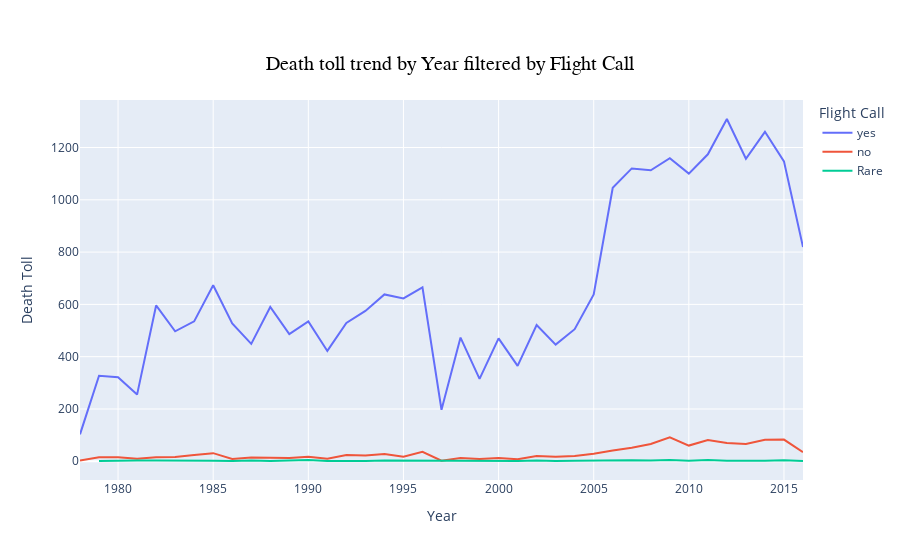

Notebook code for this chart:
### Markdown cell above
#### Death toll distribution by "Date - Year" filtered by "Flight Call"
- "Flight Call" - Does the bird use a flight call - yes or no

- From the plot below, we can observe that the deaths in the birds which does the "Flight Call" rarely or never, is very low
- It is evident that the deaths are caused only in birds which use "Flight Call" during migration

### Code cell
merged_data['Date_year'] = merged_data['Date'].dt.strftime('%Y')
date_toll = merged_data[['Date_year', 'Flight Call']].dropna(axis='rows', how='any').pivot_table(index = ['Date_year', 'Flight Call'], aggfunc ='size').reset_index().sort_values('Date_year', ascending=False)
date_toll.columns = ['Date_year', 'Flight Call', 'Death_Toll']
date_toll.head()


fig = px.line(date_toll, x='Date_year', y='Death_Toll', color='Flight Call', 
              labels={
                     "Date_year": "Year",
                     "Death_Toll": "Death Toll",
                 },
              title="Death toll trend by Year filtered by Flight Call")

fig.update_layout(title=dict(
                    x=0.5,
                    y=0.9,
                    font=dict(
                    family="Arial",
                    size=20,
                    color='#000000'
                    )))

# Show plot 
fig.show()

### Figure 1 — Plotly figure (JSON) as saved in the notebook; plotly's stock layout.template omitted (floating-point values rounded to 4 significant figures)
{"data": [{"hovertemplate": "Flight Call=yes<br>Year=%{x}<br>Death Toll=%{y}<extra></extra>", "legendgroup": "yes", "line": {"color": "#636efa", "dash": "solid"}, "mode": "lines", "name": "yes", "orientation": "v", "showlegend": true, "type": "scatter", "x": ["2016", "2015", "2014", "2013", "2012", "2011", "2010", "2009", "2008", "2007", "2006", "2005", "2004", "2003", "2002", "2001", "2000", "1999", "1998", "1997", "1996", "1995", "1994", "1993", "1992", "1991", "1990", "1989", "1988", "1987", "1986", "1985", "1984", "1983", "1982", "1981", "1980", "1979", "1978"], "xaxis": "x", "y": [819, 1147, 1260, 1157, 1309, 1174, 1100, 1159, 1113, 1120, 1046, 638, 505, 446, 521, 365, 470, 315, 473, 197, 665, 623, 638, 575, 529, 422, 535, 486, 590, 449, 527, 673, 535, 497, 596, 255, 321, 327, 103], "yaxis": "y"}, {"hovertemplate": "Flight Call=no<br>Year=%{x}<br>Death Toll=%{y}<extra></extra>", "legendgroup": "no", "line": {"color": "#EF553B", "dash": "solid"}, "mode": "lines", "name": "no", "orientation": "v", "showlegend": true, "type": "scatter", "x": ["2016", "2015", "2014", "2013", "2012", "2011", "2010", "2009", "2008", "2007", "2006", "2005", "2004", "2003", "2002", "2001", "2000", "1999", "1998", "1997", "1996", "1995", "1994", "1993", "1992", "1991", "1990", "1989", "1988", "1987", "1986", "1985", "1984", "1983", "1982", "1981", "1980", "1979", "1978"], "xaxis": "x", "y": [35, 83, 82, 66, 70, 81, 60, 92, 66, 52, 41, 29, 20, 17, 20, 8, 12, 9, 12, 2, 36, 17, 28, 22, 24, 10, 17, 12, 13, 14, 9, 31, 24, 16, 15, 10, 15, 15, 3], "yaxis": "y"}, {"hovertemplate": "Flight Call=Rare<br>Year=%{x}<br>Death Toll=%{y}<extra></extra>", "legendgroup": "Rare", "line": {"color": "#00cc96", "dash": "solid"}, "mode": "lines", "name": "Rare", "orientation": "v", "showlegend": true, "type": "scatter", "x": ["2016", "2015", "2014", "2013", "2012", "2011", "2010", "2009", "2008", "2007", "2005", "2004", "2003", "2002", "2001", "1998", "1997", "1996", "1995", "1994", "1993", "1992", "1991", "1990", "1989", "1988", "1987", "1986", "1985", "1984", "1983", "1982", "1981", "1980", "1979"], "xaxis": "x", "y": [1, 4, 2, 2, 2, 5, 2, 5, 3, 4, 1, 2, 1, 3, 1, 2, 1, 3, 3, 3, 1, 1, 1, 5, 2, 1, 3, 1, 2, 3, 4, 3, 3, 1, 1], "yaxis": "y"}], "layout": {"legend": {"title": {"text": "Flight Call"}, "tracegroupgap": 0}, "title": {"font": {"color": "#000000", "family": "Arial", "size": 20}, "text": "Death toll trend by Year filtered by Flight Call", "x": 0.5, "y": 0.9}, "xaxis": {"anchor": "y", "domain": [0, 1], "title": {"text": "Year"}}, "yaxis": {"anchor": "x", "domain": [0, 1], "title": {"text": "Death Toll"}}}}
